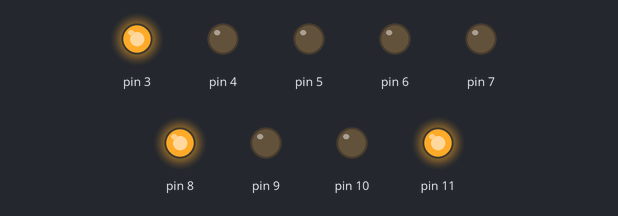
Recording of a sketch running on a simulated Arduino Uno, built with avr-gcc and run on an emulated ATmega328P. Parts: output pins drawn as LEDs (lit = HIGH).

Above: at 0.5 s.
At 2.5 s:
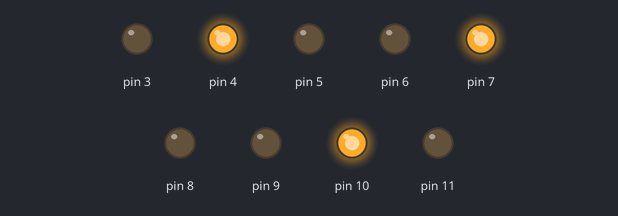
At 4.5 s:
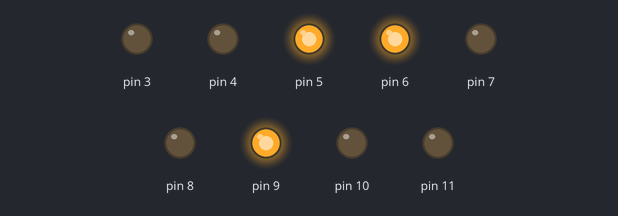
At 5.5 s:
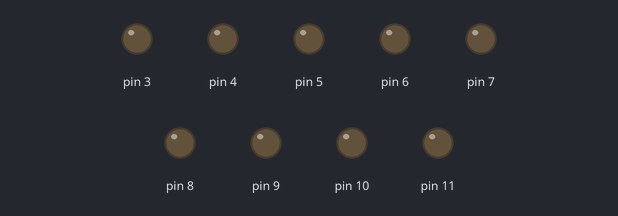
Timing chart, 0 to 7.8 s (numbered marks = the images above):
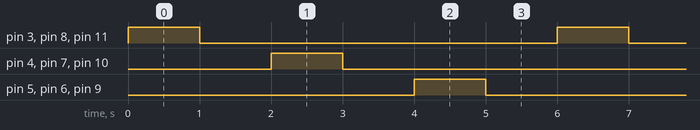

The sketch:

hw_prog_1__3_rgb_diff_color.ino
```cpp
void setup() {
  pinMode(3,OUTPUT);
  pinMode(4,OUTPUT);
  pinMode(5,OUTPUT);
  pinMode(6,OUTPUT);
  pinMode(7,OUTPUT);
  pinMode(8,OUTPUT);
  pinMode(9,OUTPUT);
  pinMode(10,OUTPUT);
  pinMode(11,OUTPUT);
}

void loop() {
  digitalWrite(3,HIGH);
  digitalWrite(8,HIGH);
  digitalWrite(11,HIGH);
  delay(1000);
  digitalWrite(3,LOW);
  digitalWrite(8,LOW);
  digitalWrite(11,LOW);
  delay(1000);
  digitalWrite(4,HIGH);
  digitalWrite(7,HIGH);
  digitalWrite(10,HIGH);
  delay(1000);
  digitalWrite(4,LOW);
  digitalWrite(7,LOW);
  digitalWrite(10,LOW);
  delay(1000);
  digitalWrite(5,HIGH);
  digitalWrite(6,HIGH);
  digitalWrite(9,HIGH);
  delay(1000);
  digitalWrite(5,LOW);
  digitalWrite(6,LOW);
  digitalWrite(9,LOW);
  delay(1000);

}
```

Measured:
- by itself, pin 3–11: alternates HIGH for 1.0 s and LOW for 5.0 s
- by itself, everything shown: repeats every 6.0 s, in 6 steps
